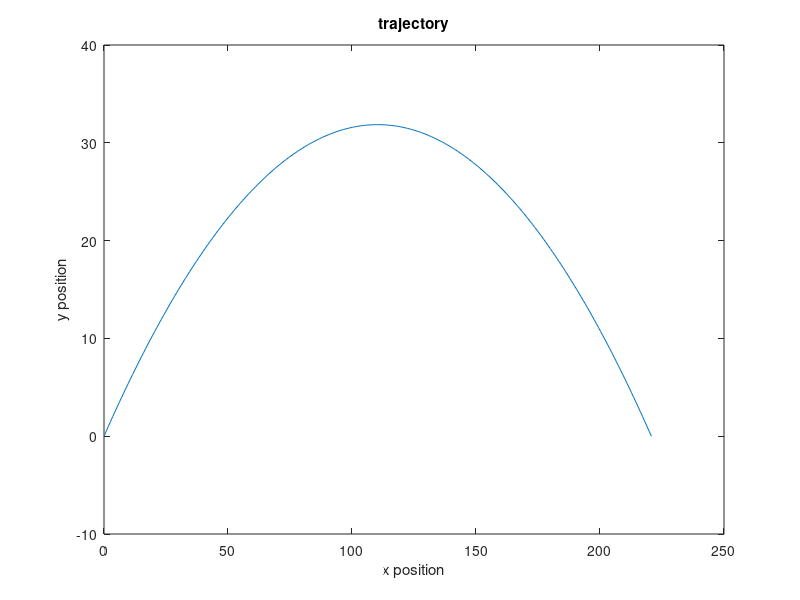
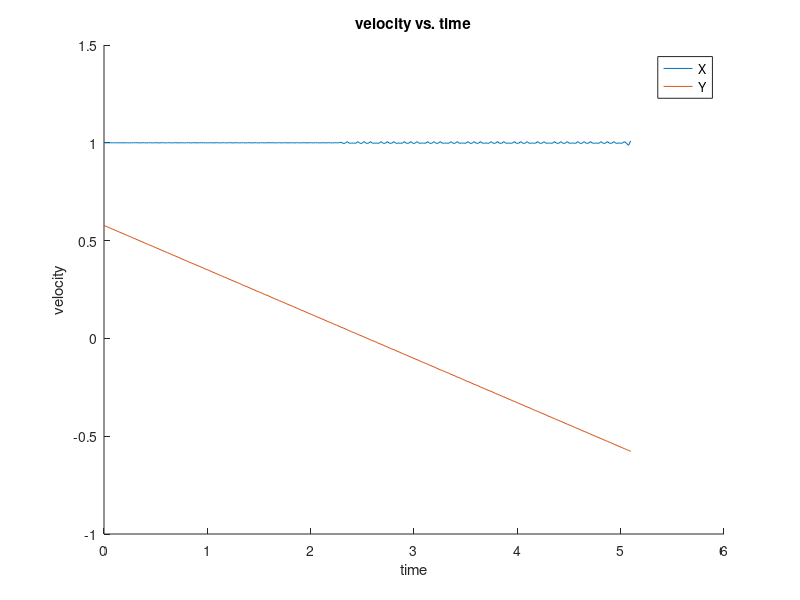
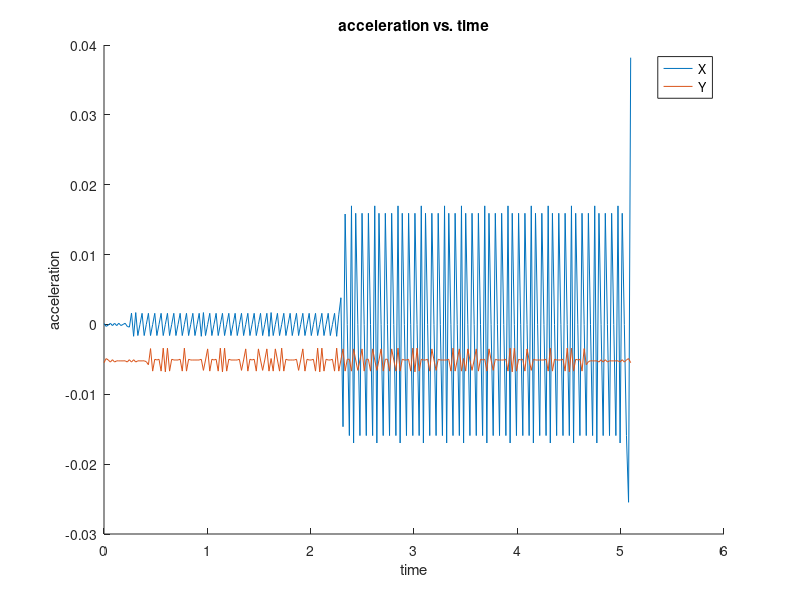

Write the MATLAB code that produced these figures, in order.
%Raiid Ahmed Homework 4 Question 3 Normal Data

format long
clc
clear

load('projectile_data.csv')

projectile = projectile_data;
x = projectile(:,2).';
y = projectile(:,3).';
time = projectile(:,1).';

h = x(2) - x(1);

figure(1)
    plot(x,y)
        xlabel('x position')
        ylabel('y position')
        title('trajectory')

xdot = zeros(1,length(x));
xddot = zeros(1,length(x));
ydot = zeros(1,length(y));
yddot = zeros(1,length(y));

%forward difference

forward = @(x,i) (-1*x(i+2) + 4*x(i+1) - 3*x(i))/(2*h);
forwardd = @(x,i) (-1*x(i+3) + 4*x(i+2) - 5*x(i+1) + 2*x(i))/(h^2);

for i = 1:2
    xdot(i) = forward(x,i);
    ydot(i) = forward(y,i);
    xddot(i) = forwardd(x,i);
    yddot(i) = forwardd(y,i);
end

%center difference

center = @(x,i) (-1*x(i+2) + 8*x(i+1) - 8*x(i-1) + x(i-2))/(12*h);
centerd = @(x,i) (-1*x(i+2) + 16*x(i+1) - 30*x(i) + 16*x(i-1) - x(i-2))/(12*(h^2));

for i = 3:(length(x)-2)
    xdot(i) = center(x,i);
    ydot(i) = center(y,i);
    xddot(i) = centerd(x,i);
    yddot(i) = centerd(y,i);
end

backward = @(x,i) (3*x(i) - 4*x(i-1) + x(i-2))/(2*h);
backwardd = @(x,i) (2*x(i) - 5*x(i-1) + 4*x(i-2) - x(i-3))/(h^2);

for i = (length(x)-1):(length(x))
    xdot(i) = backward(x,i);
    ydot(i) = backward(y,i);
    xddot(i) = backwardd(x,i);
    yddot(i) = backwardd(y,i);
end

disp("Mean of x acceleration: " + mean(xddot))
disp("Mean of y acceleration: " + mean(yddot))

figure(2)
    hold on
    plot(time,xdot)
    plot(time,ydot)
        xlabel('time')
        ylabel('velocity')
        title('velocity vs. time')
        legend('X','Y')
    hold off
    
figure(3)
    hold on
    plot(time,xddot)
    plot(time,yddot)
        xlabel('time')
        ylabel('acceleration')
        title('acceleration vs. time')
        legend('X','Y')
    hold off





